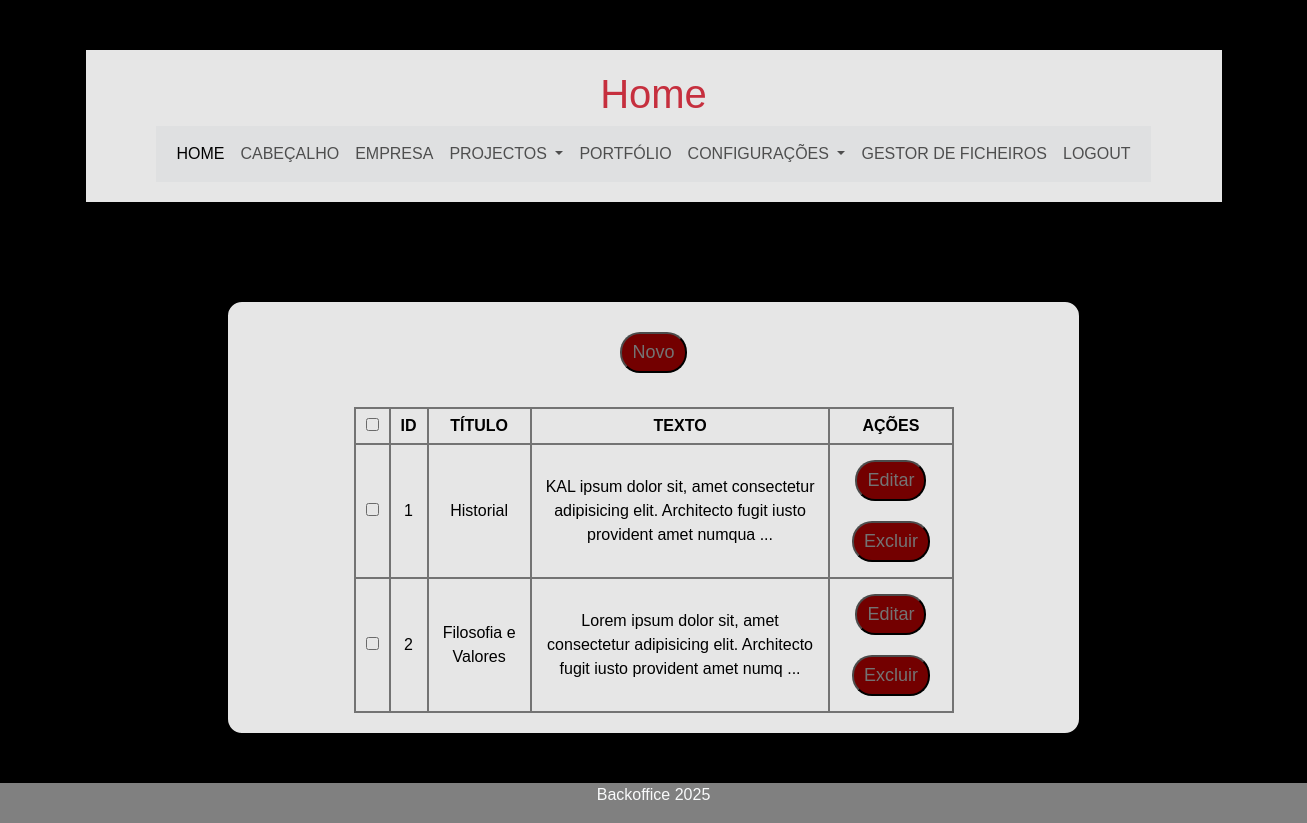
Page /backoffice/empresa.php (signed in) on the committed database.
### tables this page shows
CREATE TABLE `empresa` (
  `id` int(11) NOT NULL,
  `titulo` varchar(500) NOT NULL,
  `texto` text NOT NULL
);

### backoffice/empresa.php (called while the page is built)
<?php
require_once "components/header.php";
require_once "views/empresa_view.php";
require_once "components/footer.php";
?>

### backoffice/helpers/_base_dados_helper.php (called while the page is built, shortened)
<?php
$base_dados = [
  "host" => "localhost",
  "dbname" => "casas_e_prop_bd",
  "user" => "root",
  "pass" => "",
];
$pdo = new PDO("mysql:host=$base_dados[host];dbname=$base_dados[dbname];charset=utf8mb4","$base_dados[user]","$base_dados[pass]");
function selectSql($sql){
  global $pdo;
  $consulta = $pdo->query($sql);
  $resultado = $consulta->fetchAll(PDO::FETCH_ASSOC);
  return $resultado;
}
?>

### backoffice/helpers/empresa_helper.php (called while the page is built)
<?php
function getEmpresa(){
  $resultado = selectSql("SELECT * FROM empresa");
  return $resultado;
}
?>

### backoffice/views/empresa_view.php (the view, shortened to what this page needs)
<?php
  $empresa = getEmpresa();
?>
  <main class="container">
    <div class="row py-5">
      <div class=
        "
        col-12
        text-center
        w-75
        m-auto
        rounded-4
        box
        "
      >
      <button onclick="abrirPopup('emp_new.php')">Novo</button>
      <table class="text-center m-auto mt-4">
        <tr>
          <th><input type="checkbox"></th>
          <th>ID</th>
          <th>TÍTULO</th>
          <th>TEXTO</th>
          <th>AÇÕES</th>
        </tr>
        <?php foreach($empresa as $e): ?>
          <tr>
            <td><input type="checkbox"></td>
            <td><?= $e["id"] ?></td>
            <td><?= $e["titulo"] ?></td>
            <td><?=  substr(strip_tags($e["texto"]), 0, 100)?> ... </td>
            <td>
              <button onclick="abrirPopupId(<?= $e['id'] ?>, 'emp_edit.php?editar_emp')">Editar</button>
              <button onclick="confirmacao('empresa.php?excluir_emp=',<?= $e['id'] ?>)">Excluir</button>
          </td>
          </tr>
        <?php endforeach ?>
      </table>
      </div>
    </div>
  </main>

### backoffice/public/css/style.css (style rules this page uses)
body { margin: 0px auto; min-width: 1297px; background-color: black; background-position: center; font-family: 'Franklin Gothic Medium', 'Arial Narrow', Arial, sans-serif; color: black; }
.box { background-color: white; border: 2px solid black; height: fit-content; padding: 20px 0px; opacity: .9; }
table, tr, td, th { border: 2px solid gray; border-collapse: collapse; padding: 5px 10px; }
table { width: 600px; }
td { width: fit-content; }
input { text-align: center; }
input[type="submit"], button { background-color: maroon; border-radius: 20px; padding: 5px 10px; color: gray; font-size: 18px; margin: 10px 0px; transition-duration: 0.6s; }

### rows in the picture
empresa: id "1", titulo "Historial", texto "KAL ipsum dolor sit, amet consectetur adipisicing elit. Architecto fugit iusto provident amet numqua"
empresa: id "2", titulo "Filosofia e Valores", texto "Lorem ipsum dolor sit, amet consectetur adipisicing elit. Architecto fugit iusto provident amet numq"
